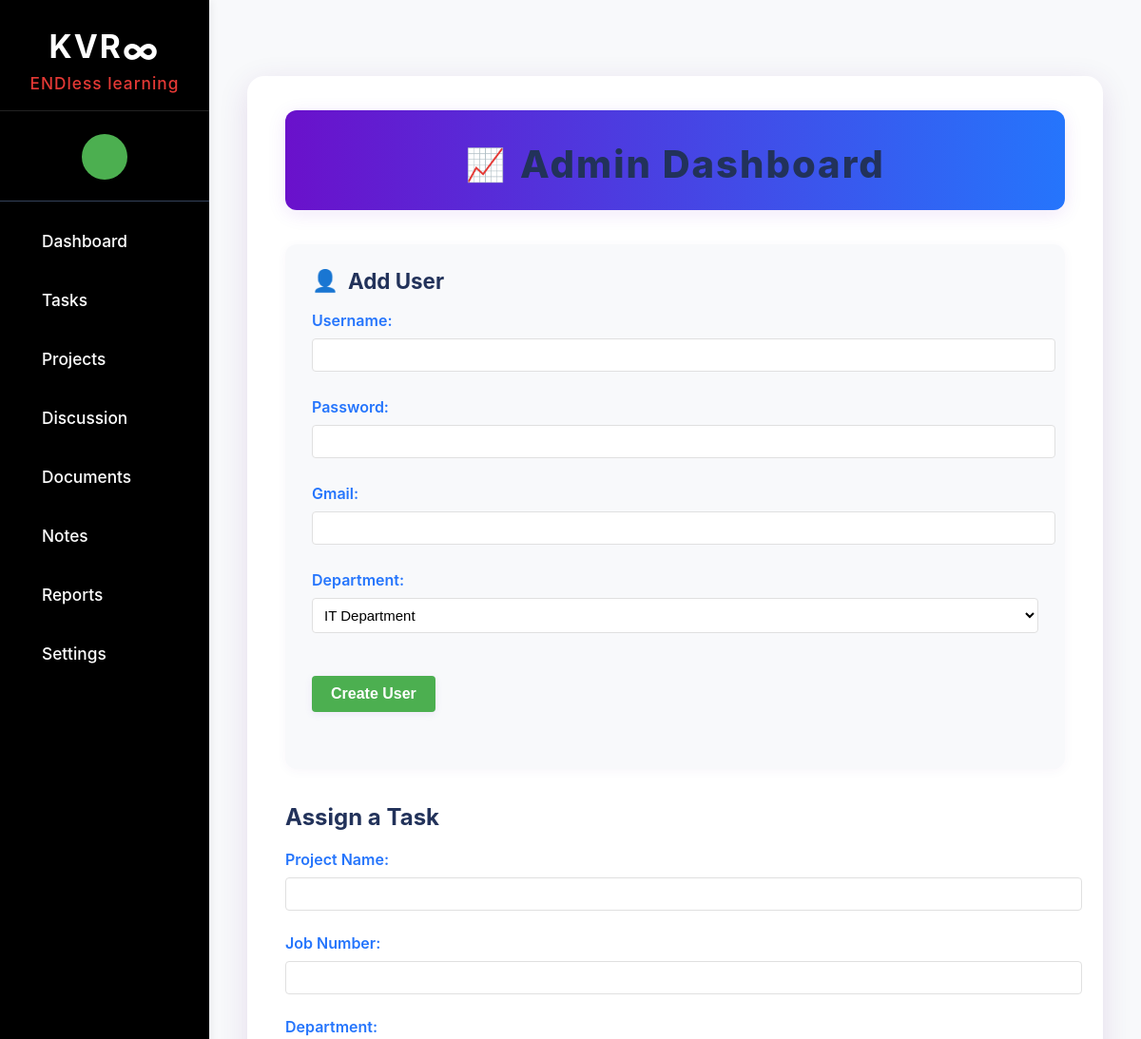
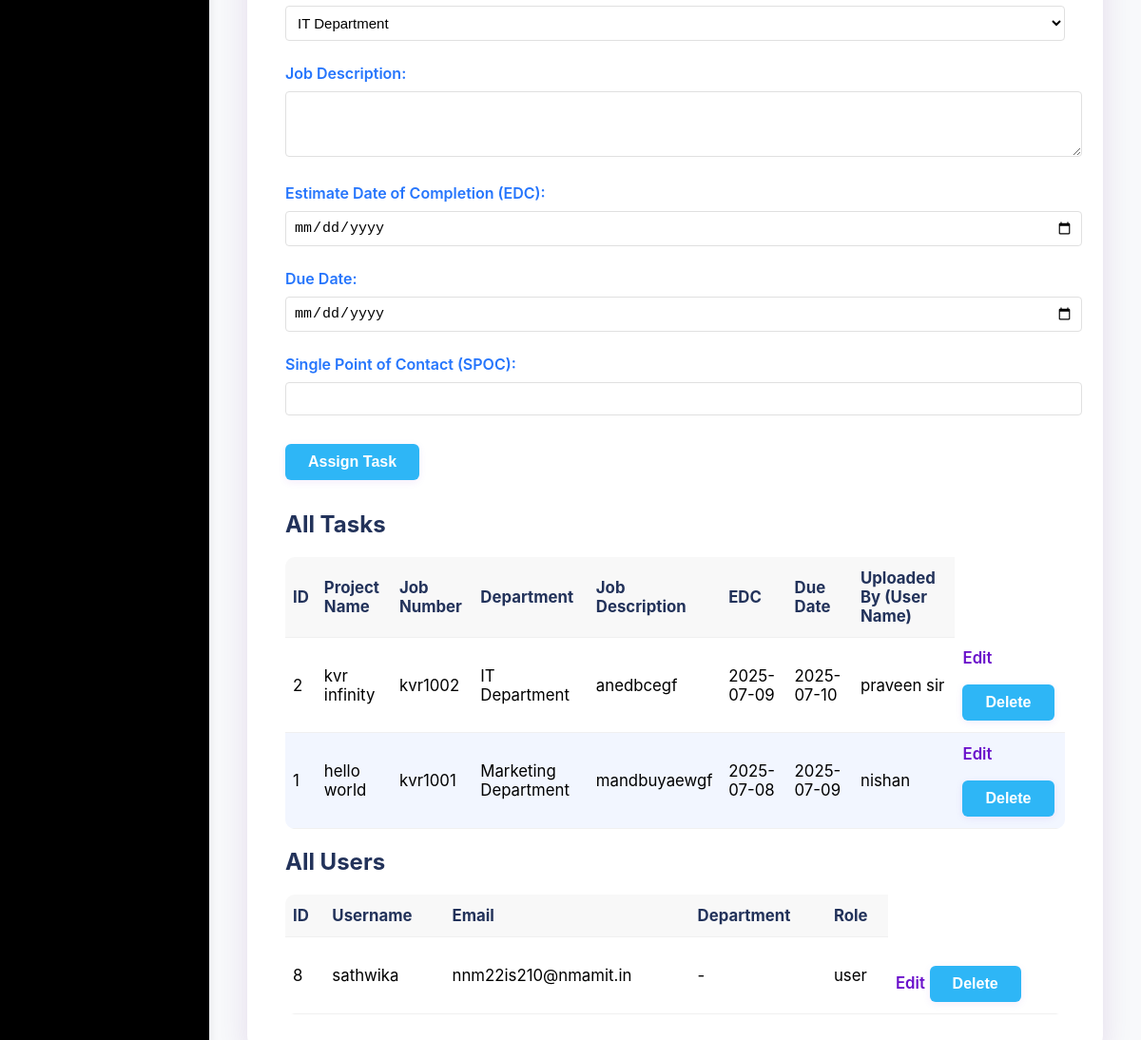
The app's page /admin/dashboard with its own data (2 pictures, top to bottom).
### tables this page shows
CREATE TABLE task (
    id INTEGER PRIMARY KEY AUTOINCREMENT,
    project_name TEXT NOT NULL,
    job_number TEXT NOT NULL,
    department_id INTEGER NOT NULL,
    job_description TEXT NOT NULL,
    edc DATE NOT NULL,
    due_date DATE NOT NULL,
    spoc TEXT NOT NULL, status TEXT DEFAULT 'Pending',
    FOREIGN KEY (department_id) REFERENCES department(id)
);

CREATE TABLE department (
    id INTEGER PRIMARY KEY AUTOINCREMENT,
    name TEXT NOT NULL UNIQUE
);

CREATE TABLE user (
    id INTEGER PRIMARY KEY AUTOINCREMENT, 
    username TEXT NOT NULL UNIQUE,
    password TEXT NOT NULL,
    role TEXT NOT NULL DEFAULT 'user',
    email TEXT NOT NULL UNIQUE,
    department_id INTEGER,
    FOREIGN KEY (department_id) REFERENCES department(id)
);

### app.py (the view, shortened to what this page needs)
@app.route('/admin/dashboard', methods=['GET', 'POST'])
def admin_dashboard():
    from flask import request, redirect, url_for, flash, render_template
    departments = query_db("SELECT * FROM department")
    import os
    try:
        tasks = query_db("""
            SELECT task.*, department.name AS department_name
            FROM task
            JOIN department ON task.department_id = department.id
            ORDER BY task.id DESC
        """)
    except Exception as e:
        flash(f'Could not load tasks: {e}', 'danger')
        tasks = []
    try:
        users = query_db("""
            SELECT user.id, user.username, user.email, user.role, department.name AS department_name
            FROM user
            LEFT JOIN department ON user.department_id = department.id
            WHERE user.role = 'user'
            ORDER BY user.id DESC
        """)
    except Exception as e:
        if 'no such column: user.department_id' in str(e):
            users = query_db("SELECT id, username, email, role FROM user WHERE role = 'user' ORDER BY id DESC")
        else:
            flash(f'Could not load users: {e}', 'danger')
            users = []
    return render_template('admin_dashboard.html', theme=session.get('theme', 'light'), departments=departments, tasks=tasks, users=users)

### app.py (called while the page is built)
def get_db():
    db = getattr(g, '_database', None)
    if db is None:
        db = g._database = sqlite3.connect(DATABASE)
        db.row_factory = sqlite3.Row
    return db

@app.teardown_appcontext
def close_connection(exception):
    db = getattr(g, '_database', None)
    if db is not None:
        db.close()

def query_db(query, args=(), one=False, commit=False):
    cur = get_db().execute(query, args)
    rv = cur.fetchall()
    cur.close()
    if commit:
        get_db().commit()
    return (rv[0] if rv else None) if one else rv

@app.before_request
def seed_departments():
    departments = [
        'IT Department', 'Marketing Department', 'Graphic Designers',
        'Operations', 'Finance', 'HR', 'Sales',
        'Business Analyst', 'Executive Department'
    ]
    for name in departments:
        exists = query_db("SELECT id FROM department WHERE name = ?", [name], one=True)
        if not exists:
            query_db("INSERT INTO department (name) VALUES (?)", [name], commit=True)

### templates/admin_dashboard.html (shortened to what this page needs)
{% extends 'base.html' %}
{% block content %}
    <div class="container">
        <div class="header">
            <h1><span class="icon">&#128200;</span> Admin Dashboard</h1>
        </div>
        <div class="form-section">
            <div class="section-title"><span>&#128100;</span> Add User</div>
            <form method="POST">
                <div class="form-group">
                    <label>Username:</label>
                    <input type="text" name="user_username" required>
                </div>
                <div class="form-group">
                    <label>Password:</label>
                    <input type="password" name="user_password" required>
                </div>
                <div class="form-group">
                    <label>Gmail:</label>
                    <input type="email" name="user_email" required>
                </div>
                <div class="form-group">
                    <label>Department:</label>
                    <select name="user_department_id" required>
                        {% for dept in departments %}
                            <option value="{{ dept['id'] }}">{{ dept['name'] }}</option>
                        {% endfor %}
                    </select>
                </div>
                <button type="submit" style="background: #4CAF50; color: white; border: none; padding: 10px 20px; border-radius: 4px; cursor: pointer;">Create User</button>
            </form>
        </div>
<h2>Assign a Task</h2>
        <form method="POST">
            <label>Project Name:</label>
            <input type="text" name="project_name" required>
            <label>Job Number:</label>
            <input type="text" name="job_number" required>
            <label>Department:</label>
            <select name="department_id" required>
                {% for dept in departments %}
                    <option value="{{ dept['id'] }}">{{ dept['name'] }}</option>
                {% endfor %}
            </select>
            <label>Job Description:</label>
            <textarea name="job_description" rows="3" required></textarea>
            <label>Estimate Date of Completion (EDC):</label>
            <input type="date" name="edc" required>
            <label>Due Date:</label>
            <input type="date" name="due_date" required>
            <label>Single Point of Contact (SPOC):</label>
            <input type="text" name="spoc" required>
            <button type="submit">Assign Task</button>
        </form>
        <h2>All Tasks</h2>
        <table>
            <thead>
                <tr>
                    <th>ID</th>
                    <th>Project Name</th>
                    <th>Job Number</th>
                    <th>Department</th>
                    <th>Job Description</th>
                    <th>EDC</th>
                    <th>Due Date</th>
                    <th>Uploaded By (User Name)</th>
                </tr>
            </thead>
            <tbody>
                {% for task in tasks %}
                <tr>
                    <td>{{ task['id'] }}</td>
                    <td>{{ task['project_name'] }}</td>
                    <td>{{ task['job_number'] }}</td>
                    <td>{{ task['department_name'] }}</td>
                    <td>{{ task['job_description'] }}</td>
                    <td>{{ task['edc'] }}</td>
                    <td>{{ task['due_date'] }}</td>
                    <td>{{ task['spoc'] }}</td>
                    <td>
                    <a href="{{ url_for('update_task', task_id=task['id']) }}">Edit</a>
                        <form action="{{ url_for('delete_task', task_id=task['id']) }}" method="POST" style="display:inline;">
                            <button type="submit" onclick="return confirm('Are you sure you want to delete this task?');">Delete</button>
                        </form>
                    </td>
                </tr>
                {% endfor %}
            </tbody>
        </table>
        <h2>All Users</h2>
        <table>
            <thead>
                <tr>
                    <th>ID</th>
                    <th>Username</th>
                    <th>Email</th>
                    <th>Department</th>
                    <th>Role</th>
                </tr>
            </thead>
            <tbody>
                {% for user in users %}
                <tr>
                    <td>{{ user['id'] }}</td>
                    <td>{{ user['username'] }}</td>
                    <td>{{ user['email'] }}</td>
                    <td>
                        {%- if 'department_name' in user and user['department_name'] %}
                            {{ user['department_name'] }}
                        {%- else %}
                            -
                        {%- endif %}
                    </td>
                    <td>{{ user['role'] }}</td>
                    <td>
                        <a href="{{ url_for('edit_user', user_id=user['id']) }}" class="btn btn-sm btn-primary">Edit</a>
                        <form action="{{ url_for('delete_user', user_id=user['id']) }}" method="POST" style="display:inline;">
                            <button type="submit" class="btn btn-sm btn-danger" onclick="return confirm('Are you sure you want to delete this user?');">Delete</button>
                        </form>
                    </td>
                </tr>
                {% endfor %}
            </tbody>
        </table>
    </div>
{% endblock %}

### templates/base.html (shortened to what this page needs)
<!DOCTYPE html>
<html lang="en">
<head>
    <link rel="stylesheet" href="{{ url_for('static', filename='admin.css') }}">
</head>
<body class="{{ theme }}">
    <div class="layout">
        <nav class="sidebar">
    <div class="sidebar-brand">
        <div class="logo">KVR<span class="infinity">∞</span></div>
        <div class="subtitle">END<span style="color:#e53935">less learning</span></div>
    </div>
    <div class="sidebar-user-profile">
        <span class="user-initials">{{ user_initials }}</span>
    </div>
    <ul>
        <li><a href="{{ url_for('dashboard') }}" class="{% if request.endpoint == 'dashboard' %}active{% endif %}"> Dashboard</a></li>
        <li><a href="{{ url_for('tasks') }}" class="{% if request.endpoint == 'tasks' %}active{% endif %}"> Tasks</a></li>
        <li><a href="{{ url_for('documents') }}" class="{% if request.endpoint == 'documents' %}active{% endif %}"> Projects</a></li>
        <li><a href="{{ url_for('discussion') }}" class="{% if request.endpoint == 'discussion' %}active{% endif %}"> Discussion</a></li>
        <li><a href="{{ url_for('documents') }}" class="{% if request.endpoint == 'documents' %}active{% endif %}"> Documents</a></li>
        <li><a href="{{ url_for('notes') }}" class="{% if request.endpoint == 'notes' %}active{% endif %}"> Notes</a></li>
        <li><a href="{{ url_for('reports') }}" class="{% if request.endpoint == 'reports' %}active{% endif %}"> Reports</a></li>
        <li><a href="{{ url_for('settings') }}" class="{% if request.endpoint == 'settings' %}active{% endif %}"> Settings</a></li>
    </ul>
</nav>
    <div class="main-content">
        {% block content %}{% endblock %}
    </div>
    </div>
</body>
</html>

### static/admin.css (style rules this page uses)
body { font-family: 'Inter', Arial, sans-serif; background: #f8f9fb; margin: 0; padding: 0; }
.container { max-width: 1100px; margin: 40px auto; background: #fff; border-radius: 10px; padding: 32px; box-shadow: 0 2px 8px rgba(0,0,0,0.07); }
h1, h2 { color: #22325a; }
.layout { display: flex; min-height: 100vh; }
.sidebar { width: 220px; background: #000; color: #fff; padding: 0 0 0 0; min-height: 100vh; position: relative; box-shadow: 2px 0 8px rgba(0,0,0,0.07); display: flex; flex-direction: column; align-items: stretch; }
.sidebar-brand { display: flex; flex-direction: column; align-items: center; padding: 28px 0 18px 0; border-bottom: 1.5px solid #222; }
.logo { font-size: 2.1rem; font-weight: bold; color: #fff; letter-spacing: 2px; }
.infinity { color: #fff; font-size: 2.4rem; vertical-align: middle; }
.subtitle { font-size: 1.08rem; color: #e53935; font-weight: 500; margin-top: 2px; letter-spacing: 1px; }
.sidebar ul { list-style: none; padding: 0; margin: 0; margin-top: 18px; }
.sidebar ul li { margin: 0 0 6px 0; }
.sidebar ul li a { display: flex; align-items: center; color: #fff; text-decoration: none; padding: 12px 32px; border-radius: 6px 0 0 6px; transition: background 0.2s, color 0.2s; font-weight: 500; font-size: 1.08rem; }
.sidebar-user-profile { display: flex; flex-direction: column; align-items: center; padding: 24px 0 16px 0; border-bottom: 1px solid #34425a; margin-bottom: 18px; }
.user-initials { display: inline-block; width: 48px; height: 48px; background: #4caf50; color: #fff; border-radius: 50%; font-size: 1.7rem; font-weight: bold; line-height: 48px; text-align: center; margin-bottom: 4px; }
.sidebar ul { list-style: none; padding: 0; margin: 0; }
.sidebar ul li { margin: 0 0 16px 0; }
.sidebar ul li a { display: block; color: #fff; text-decoration: none; padding: 12px 32px; border-radius: 4px 0 0 4px; transition: background 0.2s; font-weight: 500; font-size: 1.08rem; }
.main-content { flex: 1; padding: 40px 40px 40px 40px; background: #f8f9fb; min-height: 100vh; }
form { margin-bottom: 32px; }
form label { display: block; margin-top: 12px; font-weight: 600; }
form input, form select, form textarea { width: 100%; padding: 8px; margin-top: 4px; border-radius: 4px; border: 1px solid #e0e0e0; font-size: 15px; }
form button { margin-top: 18px; padding: 10px 24px; background: #2eb6f6; color: #fff; border: none; border-radius: 6px; font-size: 16px; cursor: pointer; }
table { width: 100%; border-collapse: collapse; margin-top: 18px; }
table th, table td { padding: 12px 8px; border-bottom: 1px solid #f0f0f0; text-align: left; }
table th { background: #f8f8f8; color: #22325a; }

### records on screen
task: id "2", project_name "kvr infinity", job_number "kvr1002", department_name "IT Department", job_description "anedbcegf", edc "2025-07-09", due_date "2025-07-10", spoc "praveen sir"
task: id "1", project_name "hello world", job_number "kvr1001", department_name "Marketing Department", job_description "mandbuyaewgf", edc "2025-07-08", due_date "2025-07-09", spoc "nishan"
user: id "8", username "sathwika", email "nnm22is210@nmamit.in", role "user"

### other values on screen
form field user_department_id "IT Department"
form field department_id "IT Department"
